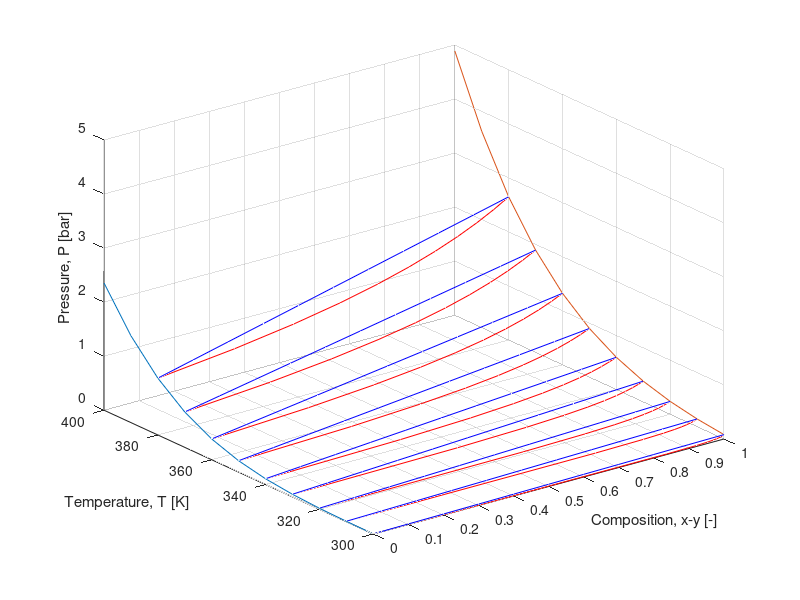

This chart was generated by the following MATLAB code: (Note: this script raises an error after producing the figure.)
%% clear environment
clear
clf('reset')
clc


%% figure configuration
% create figure
fig = figure(1);
view(3);
grid on;
hold on;

% axis
axis([0 1 300 400 0 5]);
xticks(0:0.1:1);

% labels
xlabel('Composition, x-y [-]');
ylabel('Temperature, T [K]');
zlabel('Pressure, P [bar]');


%% parameters / givens 
% define range
n = 11;
T_range = linspace(300, 400, n);

% mesh grids for x, T, P
[x, T_mesh] = meshgrid(linspace(0, 1, n), T_range);
[x, P_mesh] = meshgrid(linspace(0, 1, n), linspace(0, 5, n));

% ethanol vapor pressure
p_e = @(T) 10 .^ (4.92531 - 1432.526 ./ (T - 61.819));

% water vapor pressure
p_w = @(T) 10 .^ (3.55959 - 643.748 ./ (T - 198.043));


%% boiling curves for pure components
% pure water (@x=0)
boiling_w = p_w(T_range);
plot3(zeros(1, n), T_range, boiling_w);

% pure ethanol
boiling_e = p_e(T_range);
plot3(ones(1, n), T_range, boiling_e);


%% isothermal diagram
for i=1:n

    % temperature
    T_iso = T_mesh(i, 1);

    % iso-therm
    if i == n-1
        iso_therm = mesh(x(1, :), T_iso*ones(n), P_mesh, 'FaceAlpha', 0.75, 'LineStyle', 'none');
    end
    
    % liquidus line
    P = p_w(T_iso) + x(1, :) .* (p_e(T_iso) - p_w(T_iso));
    plot3(x(1, :), T_iso*ones(1, n), P, 'b');

    % vaporous curve
    y = x(1, :) .* p_e(T_iso) ./ P;
    plot3(y, T_iso*ones(1, n), P, 'r');

end

%% isobaric diagram
% pressure
P_iso = 1;

%iso-bar
iso_bar = mesh(x(1, :), T_mesh, P_iso*ones(n));
iso_bar.FaceAlpha = 0.75;
iso_bar.LineStyle = 'none';

% calculate the bubble points for all composition range
for i=1:n
   
    x_bp(i) = x(1, i);
    T_bp(i) = fsolve( @(T) ( P_iso - p_e(T).*x_bp(i) - p_w(T).*(1-x_bp(i)) ), 360);
    y_bp(i) = x_bp(i) .* p_e(T_bp(i)) ./ P_iso;
    
end

% liquidus curve
plot3(x_bp, T_bp, P_iso*ones(1, n), 'b--');

% vaporous curve
plot3(y_bp, T_bp, P_iso*ones(1, n), 'r--');


%% surfaces / 3D diagram
% liquidus surface
P = p_w(T_mesh) + x .* (p_e(T_mesh) - p_w(T_mesh));
liq_surf = surf(x, T_mesh, P);
liq_surf.FaceAlpha = 0.5;
liq_surf.LineStyle = 'none';
liq_surf.FaceColor = 'b';

% vaporous surface
y = x .* p_e(T_mesh) ./ P;
vap_surf = surf(y, T_mesh, P);
vap_surf.FaceAlpha = 0.5;
vap_surf.LineStyle = 'none';
vap_surf.FaceColor = 'r';





